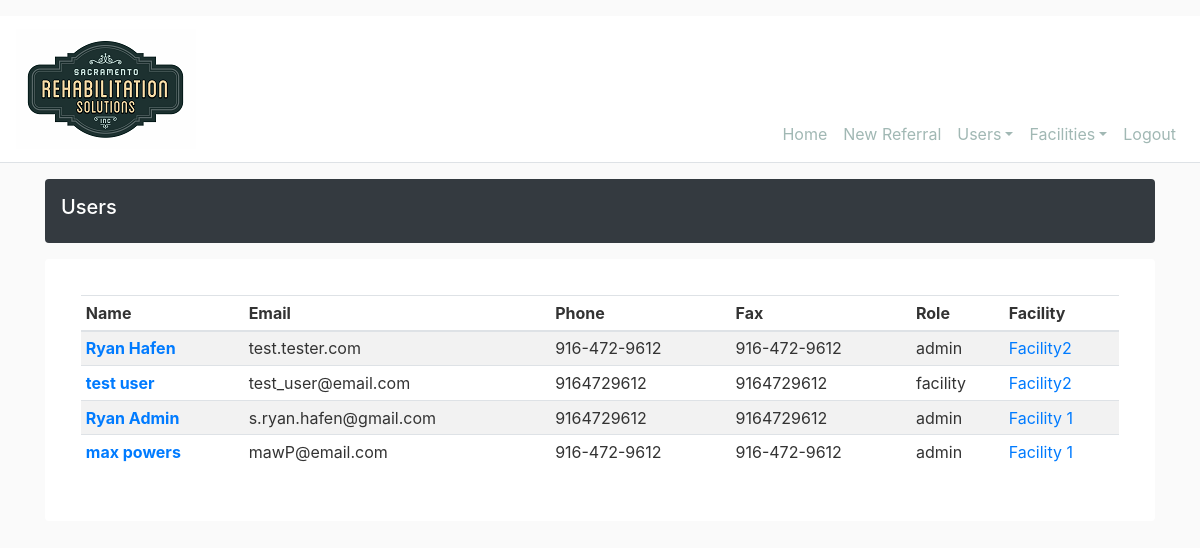
Page /user/list (signed in) on the earlier database version.
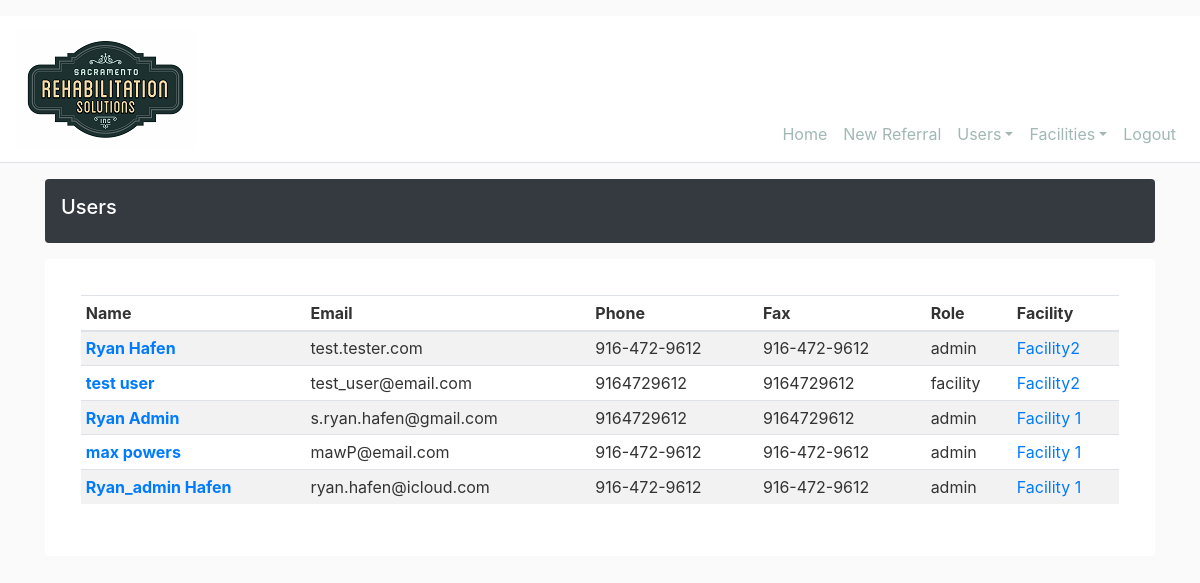
Same page on the later database version.
### srs_intake/models.py (models this page shows, shortened)
class User(db.Model, UserMixin):
    id = db.Column(db.Integer, primary_key=True)
    firstname = db.Column(db.String(20), nullable=True)
    lastname = db.Column(db.String(20), nullable=True)
    email = db.Column(db.String(120), unique=True, nullable=True)
    phone = db.Column(db.String(20), nullable=True)
    fax = db.Column(db.String(20), nullable=True)
    role = db.Column(db.String(20), nullable=True)
    password = db.Column(db.String(60), nullable=True)
    facility_id = db.Column(db.Integer, db.ForeignKey('facility.id'), nullable=True)
    facility = db.relationship('Facility', backref='submitter', lazy=True)

class Facility(db.Model):
    id = db.Column(db.Integer, primary_key=True)
    name = db.Column(db.String(20), nullable=True)
    address1 = db.Column(db.String(120), nullable=True)
    address2 = db.Column(db.String(120), nullable=True)
    city = db.Column(db.String(20), nullable=True)
    state = db.Column(db.String(2), nullable=True)
    zip_code = db.Column(db.String(10), nullable=True)
    source = db.Column(db.String(10), nullable=True)
    users = db.relationship('User', backref='user_loc', lazy=True)
    referals = db.relationship('Referral', backref='referral_loc', lazy=True)

### srs_intake/users/routes.py (the view)
@users.route("/user/list")
@login_required
def list_users():
    user = User.query.get(current_user.id)
    if user.role == 'admin':
        users = User.query.all()
        return render_template('users/users_list.html', title="Users", users=users)
    else:
        abort(403)

### srs_intake/models.py (called while the page is built)
@login_manager.user_loader
def load_user(user_id):
    return User.query.get(int(user_id))

### srs_intake/templates/users/users_list.html
{% extends "layout.html" %}
{% block content %}
<div class="d-flex align-items-center p-3 my-3 text-white bg-dark rounded shadow-sm">
    <div class="lh-100">
        <h5 class="lh-100">
            {{ title }}
        </h5>
    </div>
</div>
    <div class="my-3 p-3 bg-white rounded shadow-sm">
        <div class="card-body table-responsive-md" >
            <table Class="table table-striped table-sm">
                <thead>
                    <tr>
                        <th scope="col">Name</th>
                        <th scope="col">Email</th>
                        <th scope="col">Phone</th>
                        <th scope="col">Fax</th>
                        <th scope="col">Role</th>
                        <th scope="col">Facility</th>
                    </tr>
                </thead>
                <tbody>
                    {% for user in users %}
                        <tr>
                            <th scope="col"><a href="{{ url_for('users.user', user_id=user.id)}}">{{ user.firstname }} {{ user.lastname }}</a></th>
                            <td>{{ user.email}}</td>
                            <td>{{ user.phone }}</td>
                            <td>{{ user.fax }}</td>
                            <td>{{ user.role }}</td>
                            <td scope="col"><a href="{{ url_for('facilities.facility', facility_id=user.facility_id)}}">{{ user.user_loc.name }}</a></td>
                        </tr>
                    {% endfor %}
                </tbody>
            </table>
        </div>
    </div>
{% endblock content %}

### srs_intake/templates/layout.html (shortened to what this page needs)
<!doctype html>
<html lang="en">
<head>
    <link rel="stylesheet" href="https://maxcdn.bootstrapcdn.com/bootstrap/4.0.0/css/bootstrap.min.css">
    <link rel="stylesheet" href="https://cdnjs.cloudflare.com/ajax/libs/font-awesome/5.10.2/css/all.css" />
    <link rel="stylesheet" type="text/css" href="{{ url_for('static', filename='css/main.css') }}">
</head>
<body>
    <header class="site-header border-bottom pt-3">
        <nav class="navbar navbar-expand-lg navbar-light bg-white align-items-end">
            <a class="navbar-brand" href="home"><img src="{{ url_for('static', filename='img/srs_final_logo.png') }}" width="180" height="120" alt=""></a>
            <div class="collapse navbar-collapse justify-content-end" id="navbar">
                <ul class="navbar-nav">
                    <li class="nav-item">
                        <a class="nav-link" href="{{ url_for('main.home')}}">Home</a>
                    </li>
                    {% if current_user.is_authenticated and current_user.role == 'admin' %}
                    <li class="nav-item"><a class="nav-link" href="{{ url_for('referrals.new_referral') }}">New Referral</a></li>
                        <li class="nav-item dropdown">
                            <a class="nav-link dropdown-toggle" href="#" id="navbarDropdownMenuLink" role="button" data-toggle="dropdown" aria-haspopup="true" aria-expanded="false">Users</a>
                        </li>
                        <li class="nav-item dropdown">
                            <a class="nav-link dropdown-toggle" href="#" id="navbarDropdownMenuLink" role="button" data-toggle="dropdown" aria-haspopup="true" aria-expanded="false">Facilities</a>
                        </li>
                        <li class="nav-item"><a class="nav-link" href="{{ url_for('users.logout') }}">Logout</a></li>
                    {% elif current_user.is_authenticated and current_user.role == 'facility' %}
                        <li class="nav-item"><a class="nav-link" href="{{ url_for('referrals.new_referral') }}">New Referral</a></li>
                        <li class="nav-item"><a class="nav-link" href="{{ url_for('users.logout') }}">Logout</a></li>
                    {% else %}
                        <li class="nav-item">
                            <a class="nav-link" href="{{ url_for('users.login') }}">Login</a>
                        </li>
                    {% endif %}
                </ul >
            </div>
        </nav>
    </header>
    <main class="container">
        {% block content %}
        {% endblock %}
    </main>
</body>
</html>

### srs_intake/static/css/main.css (style rules this page uses)
body { background: #fafafa; color: #333333; }
h1, h2, h3, h4, h5, h6 { color: #ffffff; }
.site-header .navbar-nav .nav-link { color: #a1b8b4; }

Differences in the rows shown:
added User: firstname "Ryan_admin", lastname "Hafen", email "ryan.hafen@icloud.com", phone "916-472-9612", fax "916-472-9612", role "admin", user_loc.name "Facility 1"
